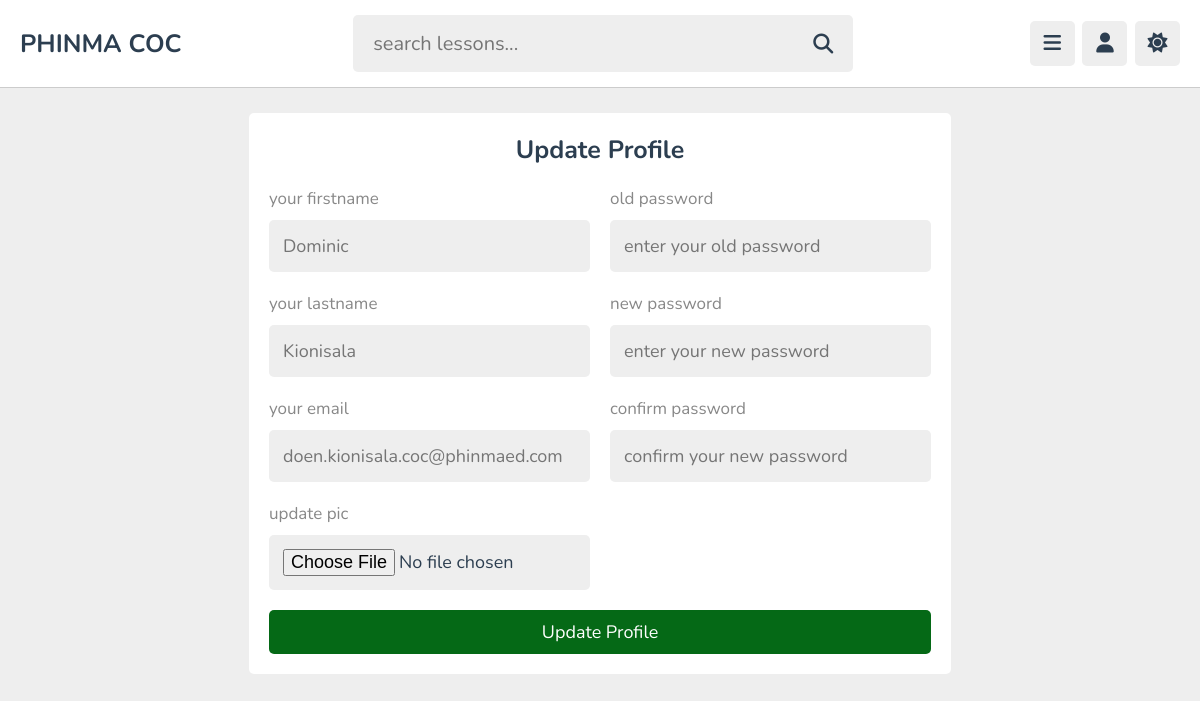
Page /student/update.php (signed in) on the committed database.
### tables this page shows
CREATE TABLE `tbl_students` (
  `id` varchar(50) NOT NULL,
  `firstname` varchar(50) NOT NULL,
  `lastname` varchar(50) NOT NULL,
  `gender` varchar(20) NOT NULL,
  `email` varchar(128) NOT NULL,
  `password` varchar(128) NOT NULL,
  `image` varchar(100) NOT NULL,
  `isActive` varchar(50) NOT NULL
);

### student/update.php (the view, shortened to what this page needs)
<?php
include '../includes/connection.php';
?>
<!DOCTYPE html>
<html lang="en">
<head>
    <link rel="stylesheet" href="https://cdnjs.cloudflare.com/ajax/libs/font-awesome/6.2.0/css/all.min.css">
    <link rel="stylesheet" href="../styles/style.css">
</head>
<body>
    <?php include '../includes/user_header.php'; ?>
    <section class="form-container" style="min-height: calc(100vh - 19rem);">
        <form action="" method="post" enctype="multipart/form-data">
            <h3>update profile</h3>
            <div class="flex">
                <div class="col">
                    <p>your firstname</p>
                    <input type="text" name="firstname" placeholder="<?= $fetch_profile['firstname']; ?>"
                        maxlength="100" class="box">
                    <p>your lastname</p>
                    <input type="text" name="lastname" placeholder="<?= $fetch_profile['lastname']; ?>" maxlength="100"
                        class="box">
                    <p>your email</p>
                    <input type="email" name="email" placeholder="<?= $fetch_profile['email']; ?>" maxlength="100"
                        class="box">
                    <p>update pic</p>
                    <input type="file" name="image" accept="image/*" class="box">
                </div>
                <div class="col">
                    <p>old password</p>
                    <input type="password" name="old_pass" placeholder="enter your old password" maxlength="50"
                        class="box">
                    <p>new password</p>
                    <input type="password" name="new_pass" placeholder="enter your new password" maxlength="50"
                        class="box">
                    <p>confirm password</p>
                    <input type="password" name="cpass" placeholder="confirm your new password" maxlength="50"
                        class="box">
                </div>
            </div>
            <input type="submit" name="submit" value="update profile" class="btn">
        </form>
    </section>
</body>
</html>

### styles/style.css (style rules this page uses)
:root { --main-color:#056916; --red:#e74c3c; --oragen:#f39c12; --white:#fff; --black:#2c3e50; --light-color:#888; --light-bg:#eee; --border:.1rem solid rgba(0,0,0,.2); }
* { font-family: 'Nunito', sans-serif; margin: 0; padding: 0; box-sizing: border-box; outline: none; border: none; text-decoration: none; }
html { font-size: 62.5%; overflow-x: hidden; }
body { background-color: var(--light-bg); padding-left: 30rem; }
section { padding:2rem; max-width: 1200px; margin: 0 auto; }
.btn, .option-btn, .delete-btn, .inline-btn, .inline-option-btn, .inline-delete-btn { border-radius: .5rem; padding: 1rem 3rem; font-size: 1.8rem; color: #fff; margin-top: 1rem; text-transform: capitalize; cursor: pointer; text-align: center; }
.btn, .option-btn, .delete-btn { display: block; width: 100%; }
.btn, .inline-btn { background-color: var(--main-color); }
.form-container { display: flex; align-items: center; justify-content: center; min-height:80vh; }
.form-container form { background-color: var(--white); border-radius: .5rem; padding: 2rem; }
.form-container form h3 { text-align: center; font-size: 2.5rem; margin-bottom: 1rem; color: var(--black); text-transform: capitalize; }
.form-container form p { padding-top: 1rem; font-size: 1.7rem; color: var(--light-color); }
.form-container form .box { width: 100%; border-radius: .5rem; margin: 1rem 0; font-size: 1.8rem; color: var(--black); padding: 1.4rem; background-color: var(--light-bg); }
.form-container .flex { display: flex; gap: 2rem; }
.form-container .flex .col { flex: 1 1 25rem; }
@media (max-width:1200px) { body { padding-left: 0; } }

### rows in the picture
tbl_students: firstname "Dominic", lastname "Kionisala", email "doen.kionisala.coc@phinmaed.com"
